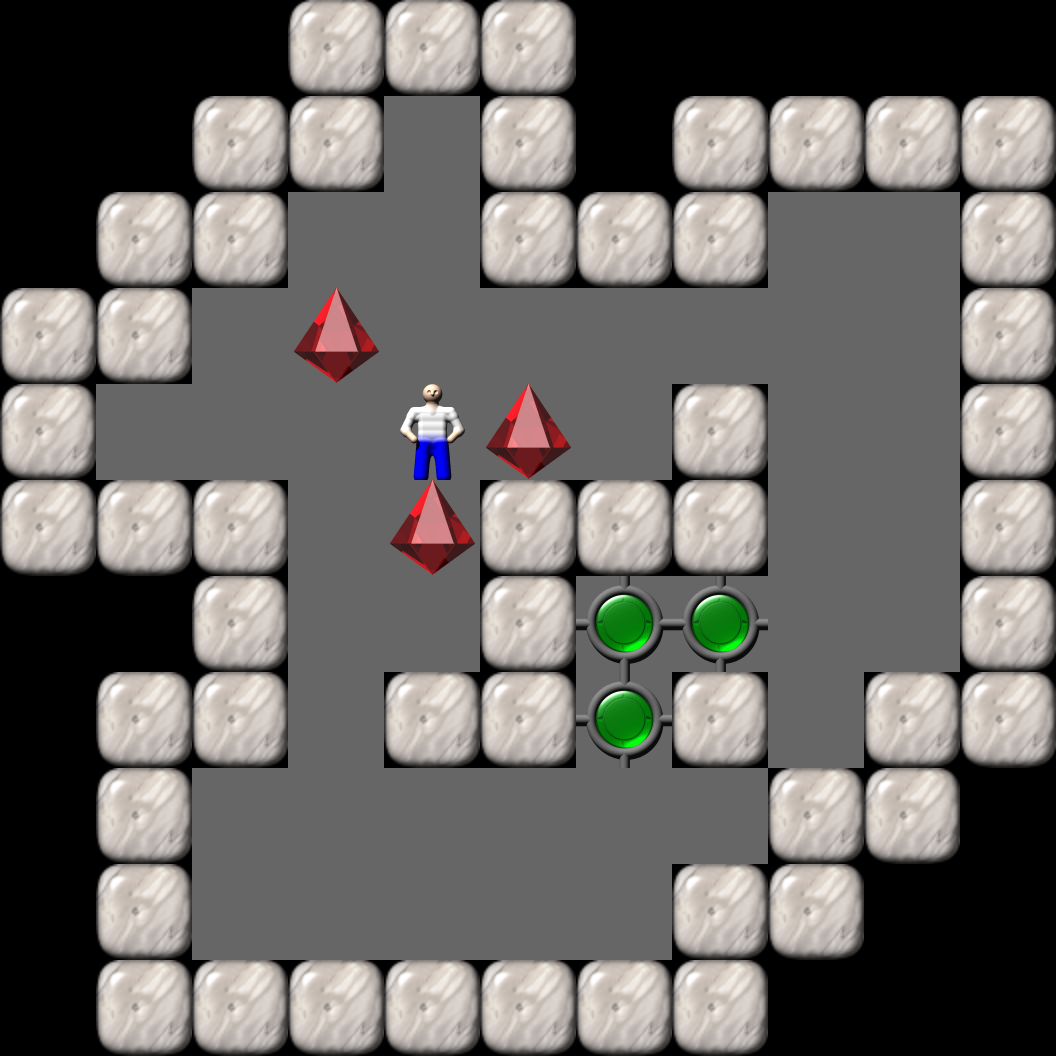

Below is a game level as drawn by its tile map, then a one-line description and the .tmx that defines it (tile-layer data replaced by summaries):
An orthogonal 11x11 tile map with 96x96 px tiles, 1 tile layer (Tile Layer 1).

<map version="1.0" orientation="orthogonal" width="11" height="11" tilewidth="96" tileheight="96">
  <properties>
    <property name="Title" value="0" />
  </properties>
  <tileset source="Sokoban.tsx" firstgid="1" />
  <layer name="Tile Layer 1" width="11" height="11">
    <data>[121 cells, 121 non-empty, 6 distinct tile ids]</data>
  </layer>
</map>
